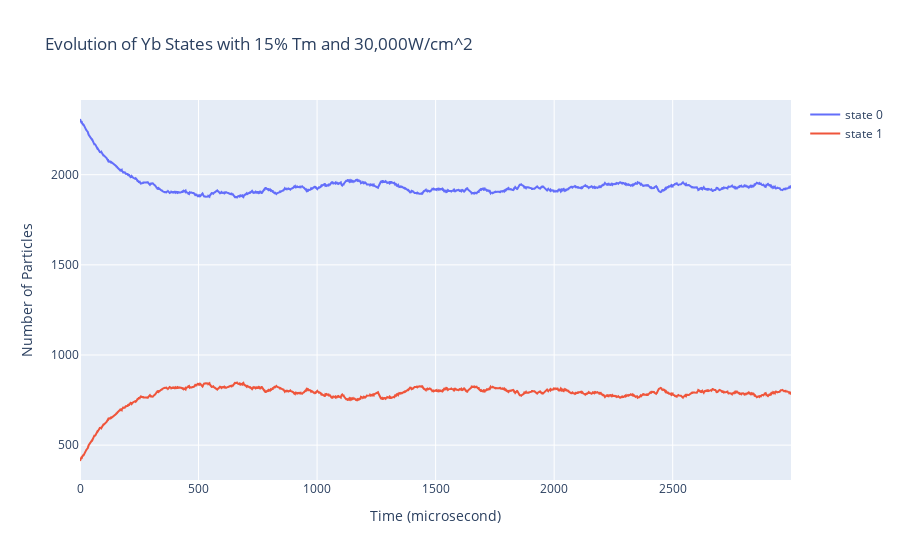

Here is the notebook cell this chart was saved with:
### Code cell
traces = []
for i, y in r['yb_distribution'].items():
    trace = go.Scatter(y=y, mode='lines', name=f'state {i}')
    traces.append(trace)

fig = go.Figure(traces)

fig.update_layout(title='Evolution of Yb States with 15% Tm and 30,000W/cm^2', xaxis_title='Time (microsecond)', yaxis_title='Number of Particles')

fig.show()

### Figure 1 — Plotly figure (JSON) as saved in the notebook; plotly's stock layout.template omitted (floating-point values rounded to 4 significant figures; data arrays with more than 128 entries replaced by an {"elided": "..."} marker saying what was removed)
{"data": [{"mode": "lines", "name": "state 0", "type": "scatter", "y": {"elided": "3000 int values"}}, {"mode": "lines", "name": "state 1", "type": "scatter", "y": {"elided": "3000 int values"}}], "layout": {"title": {"text": "Evolution of Yb States with 15% Tm and 30,000W/cm^2"}, "xaxis": {"title": {"text": "Time (microsecond)"}}, "yaxis": {"title": {"text": "Number of Particles"}}}}
